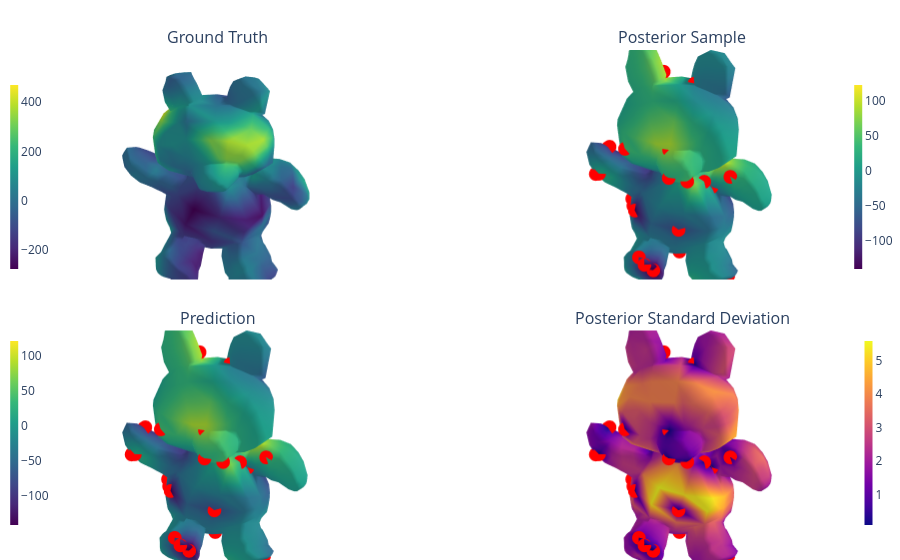

Source (notebook cell):
### Code cell
# Mark training data
training_data_coords = mesh.vertices[xs_train[:, 0]]

training_data_plot  = go.Scatter3d(
    x=np.array(training_data_coords[:, 0]),
    y=np.array(training_data_coords[:, 1]),
    z=np.array(training_data_coords[:, 2]),
    mode = "markers",
    marker_color = "red",
    name="",
    showlegend=False,
)

# Various plots as plotly traces
ground_truth_plot   = plot_mesh(mesh, vertices_colors=ys_test, colorscale="Viridis",
                                colorbar=dict(
                                x=0,
                                y=0.75,
                                xanchor="center",
                                yanchor="middle",
                                len=0.4,
                                thicknessmode="fraction",
                                thickness=0.01)
                               )
sample_plot         = plot_mesh(mesh, vertices_colors=sample, colorscale="Viridis",
                                colorbar=dict(
                                x=1.0,
                                y=0.75,
                                xanchor="center",
                                yanchor="middle",
                                len=0.4,
                                thicknessmode="fraction",
                                thickness=0.01)
                               )

posterior_mean_plot = plot_mesh(mesh, vertices_colors=posterior_mean, colorscale="Viridis",
                                colorbar=dict(
                                x=0.0,
                                y=0.25,
                                xanchor="center",
                                yanchor="middle",
                                len=0.4,
                                thicknessmode="fraction",
                                thickness=0.01)
                               )

posterior_std_plot  = plot_mesh(mesh, vertices_colors=posterior_std, colorscale="Plasma",
                                colorbar=dict(
                                x=1.0,
                                y=0.25,
                                xanchor="center",
                                yanchor="middle",
                                len=0.4,
                                thicknessmode="fraction",
                                thickness=0.01)
                               )

# Setting up the layout
fig = make_subplots(
    rows=2, cols=2,
    specs=[[{"type": "surface"}, {"type": "surface"}],
           [{"type": "surface"}, {"type": "surface"}]],
    subplot_titles=(r"Ground Truth",
                    r"Posterior Sample",
                    r"Prediction",
                    r"Posterior Standard Deviation"),
    vertical_spacing=0.1)

# Adding the traces
fig.add_trace(ground_truth_plot,   row=1, col=1)

fig.add_trace(training_data_plot,  row=1, col=2)
fig.add_trace(sample_plot,         row=1, col=2)

fig.add_trace(training_data_plot,  row=2, col=1)
fig.add_trace(posterior_mean_plot,  row=2, col=1)

fig.add_trace(training_data_plot,  row=2, col=2)
fig.add_trace(posterior_std_plot, row=2, col=2)


fig = update_figure(fig)

fig.layout.scene1.camera = camera
fig.layout.scene2.camera = camera
fig.layout.scene3.camera = camera
fig.layout.scene4.camera = camera


fig.update_layout(
    margin={"t": 50},
)

fig.show(width=1000, height=800)

### Figure 1 — Plotly figure (JSON) as saved in the notebook; plotly's stock layout.template omitted (floating-point values rounded to 4 significant figures; data arrays with more than 128 entries replaced by an {"elided": "..."} marker saying what was removed)
{"data": [{"colorbar": {"len": 0.4, "thickness": 0.01, "thicknessmode": "fraction", "x": 0, "xanchor": "center", "y": 0.75, "yanchor": "middle"}, "colorscale": [[0, "#440154"], [0.1111, "#482878"], [0.2222, "#3e4989"], [0.3333, "#31688e"], [0.4444, "#26828e"], [0.5556, "#1f9e89"], [0.6667, "#35b779"], [0.7778, "#6ece58"], [0.8889, "#b5de2b"], [1, "#fde725"]], "i": {"elided": "3192 int values"}, "intensity": {"elided": "1598 float values"}, "j": {"elided": "3192 int values"}, "k": {"elided": "3192 int values"}, "scene": "scene", "type": "mesh3d", "x": {"elided": "1598 float values"}, "y": {"elided": "1598 float values"}, "z": {"elided": "1598 float values"}}, {"marker": {"color": "red"}, "mode": "markers", "name": "", "scene": "scene2", "showlegend": false, "type": "scatter3d", "x": [8.785, -3.895, 2.753, -15.74, 5.974, 0.7678, -14.75, -13.28, -6.23, -0.6418, -1.067, 9.232, 5.47, -10.69, 5.278, 2.059, 8.637, 8.714, -7.26, -2.019, 2.673, -8.976, -7.313, 0.3425, -5.871, 8.299, 5.589, 7.897, 5.641, 3.839, 3.323, 7.052, -2.828, -4.834, -0.5751, 1.824, 6.081, -13.27, 8.259, -0.9687, 9.181, -5.691, 4.008, -1.521, -10.7, -8.773, -6.301, 2.284, 6.796, -1.948], "y": [-5.912, -3.074, -10.78, -0.6383, -17.86, 2.566, 0.07107, 3.598, -20.13, -7.936, -18.88, -11.73, 14.27, -11.87, -2.273, -17.89, -5.634, -18.6, -10.78, 3.499, -11.04, 6.43, -20.21, -6.873, -0.09903, 0.2514, -17.3, -19.18, -20.65, -0.8053, -18.42, -0.3307, 17.18, -12.62, -17.56, 15.8, -4.031, 3.86, -19.95, -6.836, -2.287, -3.012, -18.98, -18.77, -9.818, -6.998, -11.76, -12.25, -17.81, 7.313], "z": [-1.354, -7.815, -9.227, 2.219, 0.704, 9.748, 3.331, -0.3891, 9.653, 8.932, -0.007412, -4.933, 0.3519, -2.994, 4.024, -3.56, -0.6259, 9.84, 12.49, 10.24, -9.213, 6.295, 7.808, -12.44, 0.847, 4.67, -3.737, 9.334, 7.118, 4.583, 1.034, -0.2901, 1.4, 13.59, 4.781, 3.259, -7.224, 0.4854, 7.485, -10.19, -4.622, -6.681, 11.17, 1.74, -2.754, 4.789, 13.19, -8.886, 3.752, 8.524]}, {"colorbar": {"len": 0.4, "thickness": 0.01, "thicknessmode": "fraction", "x": 1, "xanchor": "center", "y": 0.75, "yanchor": "middle"}, "colorscale": [[0, "#440154"], [0.1111, "#482878"], [0.2222, "#3e4989"], [0.3333, "#31688e"], [0.4444, "#26828e"], [0.5556, "#1f9e89"], [0.6667, "#35b779"], [0.7778, "#6ece58"], [0.8889, "#b5de2b"], [1, "#fde725"]], "i": {"elided": "3192 int values"}, "intensity": {"elided": "1598 float values"}, "j": {"elided": "3192 int values"}, "k": {"elided": "3192 int values"}, "scene": "scene2", "type": "mesh3d", "x": {"elided": "1598 float values"}, "y": {"elided": "1598 float values"}, "z": {"elided": "1598 float values"}}, {"marker": {"color": "red"}, "mode": "markers", "name": "", "scene": "scene3", "showlegend": false, "type": "scatter3d", "x": [8.785, -3.895, 2.753, -15.74, 5.974, 0.7678, -14.75, -13.28, -6.23, -0.6418, -1.067, 9.232, 5.47, -10.69, 5.278, 2.059, 8.637, 8.714, -7.26, -2.019, 2.673, -8.976, -7.313, 0.3425, -5.871, 8.299, 5.589, 7.897, 5.641, 3.839, 3.323, 7.052, -2.828, -4.834, -0.5751, 1.824, 6.081, -13.27, 8.259, -0.9687, 9.181, -5.691, 4.008, -1.521, -10.7, -8.773, -6.301, 2.284, 6.796, -1.948], "y": [-5.912, -3.074, -10.78, -0.6383, -17.86, 2.566, 0.07107, 3.598, -20.13, -7.936, -18.88, -11.73, 14.27, -11.87, -2.273, -17.89, -5.634, -18.6, -10.78, 3.499, -11.04, 6.43, -20.21, -6.873, -0.09903, 0.2514, -17.3, -19.18, -20.65, -0.8053, -18.42, -0.3307, 17.18, -12.62, -17.56, 15.8, -4.031, 3.86, -19.95, -6.836, -2.287, -3.012, -18.98, -18.77, -9.818, -6.998, -11.76, -12.25, -17.81, 7.313], "z": [-1.354, -7.815, -9.227, 2.219, 0.704, 9.748, 3.331, -0.3891, 9.653, 8.932, -0.007412, -4.933, 0.3519, -2.994, 4.024, -3.56, -0.6259, 9.84, 12.49, 10.24, -9.213, 6.295, 7.808, -12.44, 0.847, 4.67, -3.737, 9.334, 7.118, 4.583, 1.034, -0.2901, 1.4, 13.59, 4.781, 3.259, -7.224, 0.4854, 7.485, -10.19, -4.622, -6.681, 11.17, 1.74, -2.754, 4.789, 13.19, -8.886, 3.752, 8.524]}, {"colorbar": {"len": 0.4, "thickness": 0.01, "thicknessmode": "fraction", "x": 0, "xanchor": "center", "y": 0.25, "yanchor": "middle"}, "colorscale": [[0, "#440154"], [0.1111, "#482878"], [0.2222, "#3e4989"], [0.3333, "#31688e"], [0.4444, "#26828e"], [0.5556, "#1f9e89"], [0.6667, "#35b779"], [0.7778, "#6ece58"], [0.8889, "#b5de2b"], [1, "#fde725"]], "i": {"elided": "3192 int values"}, "intensity": {"elided": "1598 float values"}, "j": {"elided": "3192 int values"}, "k": {"elided": "3192 int values"}, "scene": "scene3", "type": "mesh3d", "x": {"elided": "1598 float values"}, "y": {"elided": "1598 float values"}, "z": {"elided": "1598 float values"}}, {"marker": {"color": "red"}, "mode": "markers", "name": "", "scene": "scene4", "showlegend": false, "type": "scatter3d", "x": [8.785, -3.895, 2.753, -15.74, 5.974, 0.7678, -14.75, -13.28, -6.23, -0.6418, -1.067, 9.232, 5.47, -10.69, 5.278, 2.059, 8.637, 8.714, -7.26, -2.019, 2.673, -8.976, -7.313, 0.3425, -5.871, 8.299, 5.589, 7.897, 5.641, 3.839, 3.323, 7.052, -2.828, -4.834, -0.5751, 1.824, 6.081, -13.27, 8.259, -0.9687, 9.181, -5.691, 4.008, -1.521, -10.7, -8.773, -6.301, 2.284, 6.796, -1.948], "y": [-5.912, -3.074, -10.78, -0.6383, -17.86, 2.566, 0.07107, 3.598, -20.13, -7.936, -18.88, -11.73, 14.27, -11.87, -2.273, -17.89, -5.634, -18.6, -10.78, 3.499, -11.04, 6.43, -20.21, -6.873, -0.09903, 0.2514, -17.3, -19.18, -20.65, -0.8053, -18.42, -0.3307, 17.18, -12.62, -17.56, 15.8, -4.031, 3.86, -19.95, -6.836, -2.287, -3.012, -18.98, -18.77, -9.818, -6.998, -11.76, -12.25, -17.81, 7.313], "z": [-1.354, -7.815, -9.227, 2.219, 0.704, 9.748, 3.331, -0.3891, 9.653, 8.932, -0.007412, -4.933, 0.3519, -2.994, 4.024, -3.56, -0.6259, 9.84, 12.49, 10.24, -9.213, 6.295, 7.808, -12.44, 0.847, 4.67, -3.737, 9.334, 7.118, 4.583, 1.034, -0.2901, 1.4, 13.59, 4.781, 3.259, -7.224, 0.4854, 7.485, -10.19, -4.622, -6.681, 11.17, 1.74, -2.754, 4.789, 13.19, -8.886, 3.752, 8.524]}, {"colorbar": {"len": 0.4, "thickness": 0.01, "thicknessmode": "fraction", "x": 1, "xanchor": "center", "y": 0.25, "yanchor": "middle"}, "colorscale": [[0, "#0d0887"], [0.1111, "#46039f"], [0.2222, "#7201a8"], [0.3333, "#9c179e"], [0.4444, "#bd3786"], [0.5556, "#d8576b"], [0.6667, "#ed7953"], [0.7778, "#fb9f3a"], [0.8889, "#fdca26"], [1, "#f0f921"]], "i": {"elided": "3192 int values"}, "intensity": {"elided": "1598 float values"}, "j": {"elided": "3192 int values"}, "k": {"elided": "3192 int values"}, "scene": "scene4", "type": "mesh3d", "x": {"elided": "1598 float values"}, "y": {"elided": "1598 float values"}, "z": {"elided": "1598 float values"}}], "layout": {"annotations": [{"font": {"size": 16}, "showarrow": false, "text": "Ground Truth", "x": 0.225, "xanchor": "center", "xref": "paper", "y": 1, "yanchor": "bottom", "yref": "paper"}, {"font": {"size": 16}, "showarrow": false, "text": "Posterior Sample", "x": 0.775, "xanchor": "center", "xref": "paper", "y": 1, "yanchor": "bottom", "yref": "paper"}, {"font": {"size": 16}, "showarrow": false, "text": "Prediction", "x": 0.225, "xanchor": "center", "xref": "paper", "y": 0.45, "yanchor": "bottom", "yref": "paper"}, {"font": {"size": 16}, "showarrow": false, "text": "Posterior Standard Deviation", "x": 0.775, "xanchor": "center", "xref": "paper", "y": 0.45, "yanchor": "bottom", "yref": "paper"}], "margin": {"b": 0, "l": 0, "r": 0, "t": 50}, "paper_bgcolor": "rgba(0,0,0,0)", "plot_bgcolor": "rgba(0,0,0,0)", "scene": {"aspectmode": "cube", "camera": {"center": {"x": 0, "y": 0, "z": 0}, "eye": {"x": 0, "y": 0.7, "z": 1.25}, "up": {"x": 0, "y": 1, "z": 0}}, "domain": {"x": [0, 0.45], "y": [0.55, 1]}, "xaxis": {"showbackground": false, "showticklabels": false, "visible": false}, "yaxis": {"showbackground": false, "showticklabels": false, "visible": false}, "zaxis": {"showbackground": false, "showticklabels": false, "visible": false}}, "scene2": {"camera": {"center": {"x": 0, "y": 0, "z": 0}, "eye": {"x": 0, "y": 0.7, "z": 1.25}, "up": {"x": 0, "y": 1, "z": 0}}, "domain": {"x": [0.55, 1], "y": [0.55, 1]}, "xaxis": {"visible": false}, "yaxis": {"visible": false}, "zaxis": {"visible": false}}, "scene3": {"camera": {"center": {"x": 0, "y": 0, "z": 0}, "eye": {"x": 0, "y": 0.7, "z": 1.25}, "up": {"x": 0, "y": 1, "z": 0}}, "domain": {"x": [0, 0.45], "y": [0, 0.45]}, "xaxis": {"visible": false}, "yaxis": {"visible": false}, "zaxis": {"visible": false}}, "scene4": {"camera": {"center": {"x": 0, "y": 0, "z": 0}, "eye": {"x": 0, "y": 0.7, "z": 1.25}, "up": {"x": 0, "y": 1, "z": 0}}, "domain": {"x": [0.55, 1], "y": [0, 0.45]}, "xaxis": {"visible": false}, "yaxis": {"visible": false}, "zaxis": {"visible": false}}}}
